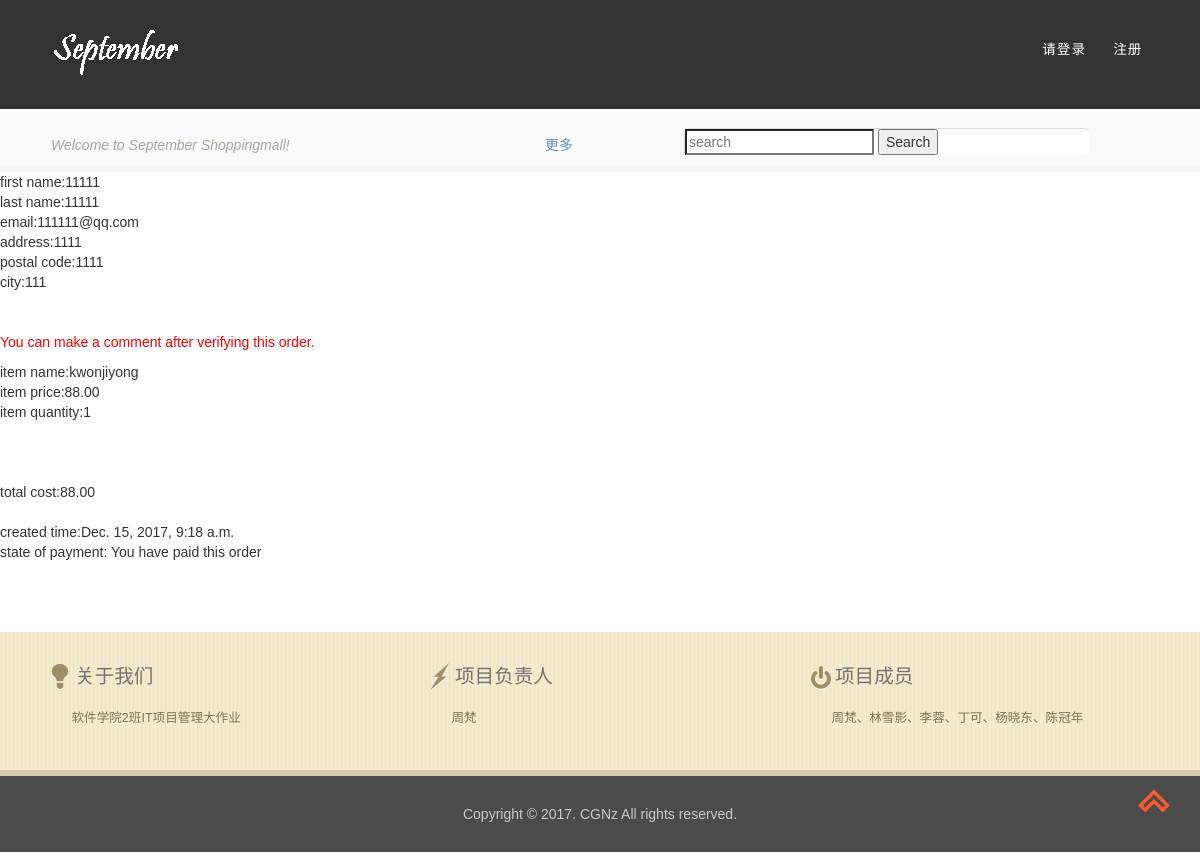
/orders/6/, run on an earlier commit of the app's database.
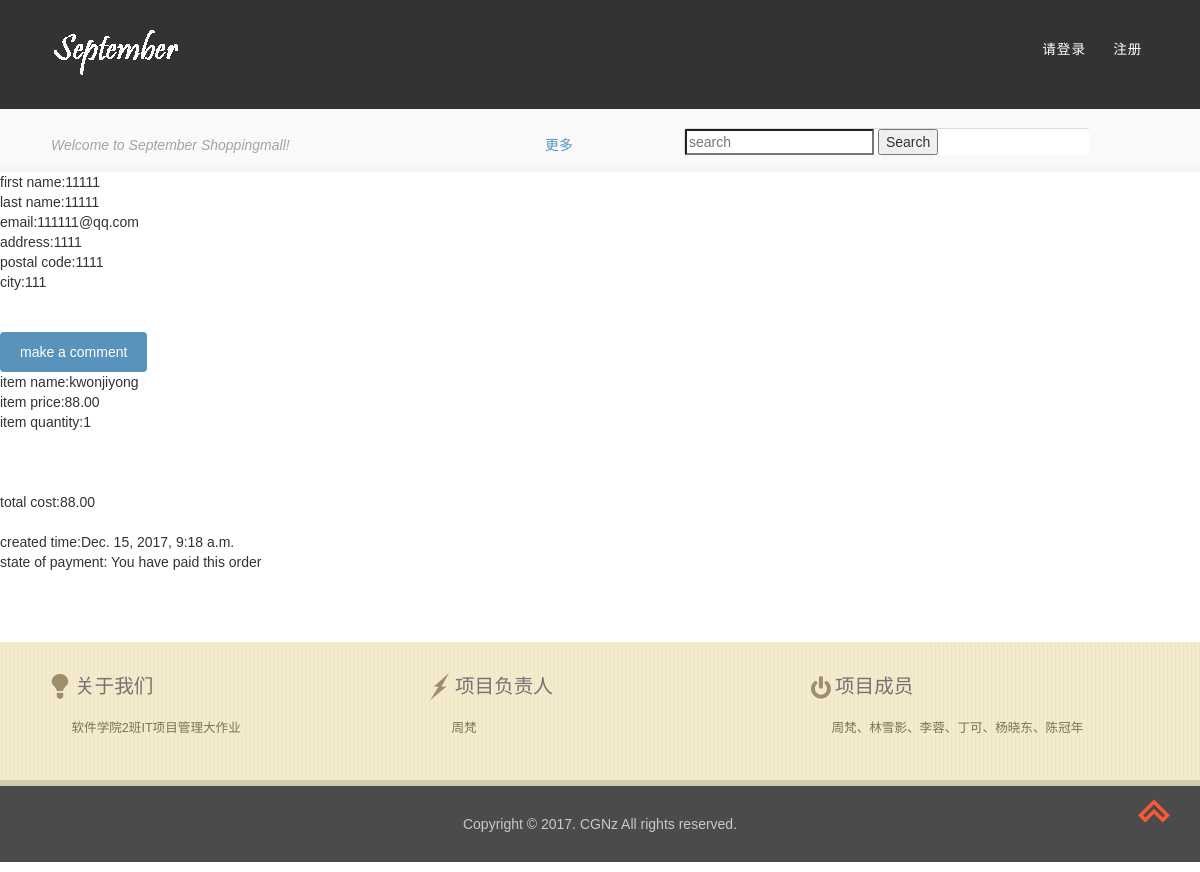
And on a later commit of the database.
### orders/models.py (models this page shows, shortened)
class OrderItem(models.Model):
	order=models.ForeignKey(Order,related_name='items')
	product=models.ForeignKey(Product,related_name='order_items')
	price=models.DecimalField(max_digits=10,decimal_places=2)
	quantity=models.PositiveIntegerField(default=1)
	commented=models.BooleanField(default=False)
	def get_cost(self):
		return self.price*self.quantity

### shop/models.py (models this page shows, shortened)
class Product(models.Model):
    category = models.ForeignKey(Category, related_name='products')
    name = models.CharField(max_length=200, db_index=True)
    slug = models.SlugField(max_length=200, db_index=True)
    image = models.ImageField(upload_to='products/%Y/%m/%d', blank=True)
    description = models.TextField(blank=True)
    price = models.DecimalField(max_digits=10, decimal_places=2)
    stock = models.PositiveIntegerField()
    available = models.BooleanField(default=True)
    created = models.DateTimeField(auto_now_add=True)
    updated = models.DateTimeField(auto_now=True)
    class Meta:
        ordering = ('-created',)
        index_together = (('id', 'slug'),)

### orders/views.py (the view)
# urls.py: url(r'^(?P<id>\d+)/$',views.order_detail,name='order_detail'),
def order_detail(request,id):
	order=get_object_or_404(Order,
		id=id)
	return render(request,'orders/order/detail.html',{'order':order})

### orders/models.py (called while the page is built)
	def get_total_cost(self):
		return sum(item.get_cost() for item in self.items.all())

### orders/templates/orders/order/detail.html
{% extends "shop/base.html" %}
{% load static %}
{% block content %}
<div class="order-detail">
	<div class="user-info">
		first name:{{order.first_name}}<br>
		last name:{{order.last_name}}<br>
		email:{{order.email}}<br>
		address:{{order.address}}<br>
		postal code:{{order.postal_code}}<br>
		city:{{order.city}}<br>
	</div>
	<br>
	<div class="item-info">
		{%for item in order.items.all%}
		<br>
		{% if order.verified %}
			{% if not item.commented %}
				<form action="{% url 'comment:create' item.id %}" method='GET'>
					<input type="submit" value="make a comment">
				</form>
			{% endif %}
		{% else %}
			<p style="color: red;">You can make a comment after verifying this order.</p>
		{% endif %}
		item name:{{item.product.name}}<br>
		item price:{{item.price}}<br>
		item quantity:{{item.quantity}}<br>
		<img scr="{{ item.product.image.url }}"><br>
		<br>
		<br>
		{%endfor%}
		total cost:{{order.get_total_cost}}
	</div>
	<br>
	<div class="time-info">
		created time:{{order.created}}<br>
		state of payment:
		{% if order.paid %}
		You have paid this order<br>
		{%else%}
		You have not paid this order yet!<br>
		<a href="{% url 'orders:repay' order.id %}">go to pay the order</a>
		{%endif%}
	</div>
</div>
{% endblock %}

What changed in the data, as far as the page shows it:
changed Order "111111@qq.com": verified False → True (drawn)
shown differently, row unchanged: OrderItem "kwonjiyong": value (not shown) → "make a comment"; no longer shows "You can make a comment after verifying this order."
